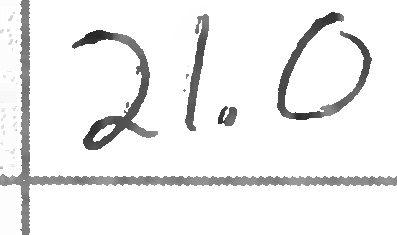
#> input picture scratch/roi_AirTemp1.jpg, 397 x 235 px
$ python -i scratch_pipeline_exploration.py   (imports and definitions only)
#> lines starting #> are read from the running program, lines starting #| are printed output that depends on the picture; after the words box and inside, x2 and y2 are one past the last pixel; in counts of white or black regions, pixels touching at a corner belong together
#> further down, picture is the input picture: shape (235, 397, 3); min 37, max 255, mean 237.7
import numpy as np
import cv2 # OpenCV
import fitz  # PyMuPDF

from pathlib import Path
from typing import Any

from pprint import pp

TEMPLATE_PATH = Path("Field-Datasheet-Current-ver-4.4-1-29-2025_FORM_FILLABLE.pdf")
SCANNED_PDF_PATH = Path("images/ideal_form_scanned_600_DPI_color.pdf")
TEMPLATE_DPI = 600
SCANNED_DPI = 600


# [92 lines left out: functions main, rasterize_PDF_to_image, not called in this run]


def get_fiducial_points(
    img: cv2.Mat | np.ndarray[Any, np.dtype[np.integer[Any] | np.floating[Any]]]
) -> np.ndarray[tuple[int, int], np.dtype[np.float32]]:
    """Detect three fiducial points in the image."""
    _, img_thresh = cv2.threshold(img, 200, 255, cv2.THRESH_BINARY_INV)
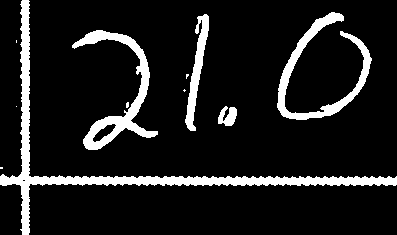
#> img_thresh: shape (235, 397, 3); 11.6% white; 11 white regions (6 under 20 px), largest, box (x1, y1, x2, y2) and area: (0, 0, 397, 235) 5117, (72, 30, 158, 150) 2256, (277, 12, 372, 120) 2125, (185, 14, 209, 131) 987, (218, 106, 237, 126) 254
    img_thresh = cv2.medianBlur(img_thresh, 3)
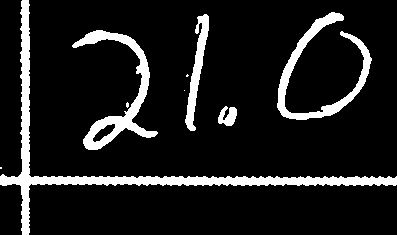
#> img_thresh: shape (235, 397, 3); 11.5% white; 9 white regions (4 under 20 px), largest, box (x1, y1, x2, y2) and area: (0, 0, 397, 235) 5129, (72, 30, 158, 150) 2255, (277, 12, 372, 120) 2122, (185, 14, 209, 131) 989, (218, 106, 237, 126) 253
#> (the run stopped early here; a loop or call above may not have finished)

$ run again, on scratch/roi_ArrivalTime5.jpg
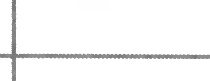
#> input picture scratch/roi_ArrivalTime5.jpg, 210 x 81 px
#> picture is the input picture: shape (81, 210, 3); min 113, max 255, mean 246.5
#> in get_fiducial_points, `_, img_thresh = cv2.threshold(img, 200, 255, cv2.THRESH_BINARY_INV)`:
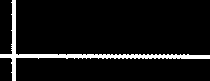
#> img_thresh: shape (81, 210, 3); 6.9% white; 1 white region, box (x1, y1, x2, y2) and area: (0, 0, 210, 81) 1174
#> in get_fiducial_points, `img_thresh = cv2.medianBlur(img_thresh, 3)`:
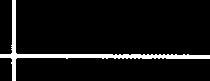
#> img_thresh: shape (81, 210, 3); 6.9% white; 1 white region, box (x1, y1, x2, y2) and area: (0, 0, 210, 81) 1182

$ run again, on scratch/roi_BottleNum1.jpg
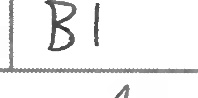
#> input picture scratch/roi_BottleNum1.jpg, 198 x 98 px
#> picture is the input picture: shape (98, 198, 3); min 46, max 255, mean 240.6
#> in get_fiducial_points, `_, img_thresh = cv2.threshold(img, 200, 255, cv2.THRESH_BINARY_INV)`:
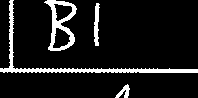
#> img_thresh: shape (98, 198, 3); 10% white; 4 white regions, box (x1, y1, x2, y2) and area: (0, 0, 198, 73) 1050, (44, 0, 77, 51) 614, (94, 3, 100, 46) 172, (115, 84, 130, 98) 97
#> in get_fiducial_points, `img_thresh = cv2.medianBlur(img_thresh, 3)`:
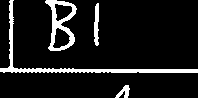
#> img_thresh: shape (98, 198, 3); 9.9% white; 4 white regions, box (x1, y1, x2, y2) and area: (0, 0, 198, 73) 1028, (45, 0, 77, 51) 619, (94, 3, 99, 46) 168, (115, 85, 130, 98) 98

$ run again, on scratch/roi_BottleNum4.jpg
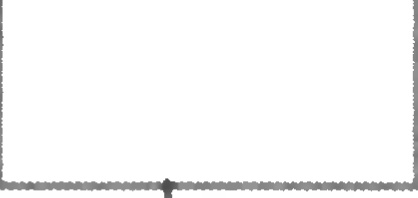
#> input picture scratch/roi_BottleNum4.jpg, 418 x 198 px
#> picture is the input picture: shape (198, 418, 3); min 74, max 255, mean 248.1
#> in get_fiducial_points, `_, img_thresh = cv2.threshold(img, 200, 255, cv2.THRESH_BINARY_INV)`:
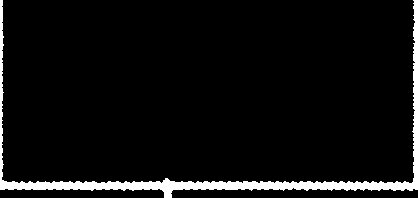
#> img_thresh: shape (198, 418, 3); 5.7% white; 1 white region, box (x1, y1, x2, y2) and area: (0, 0, 418, 198) 4740
